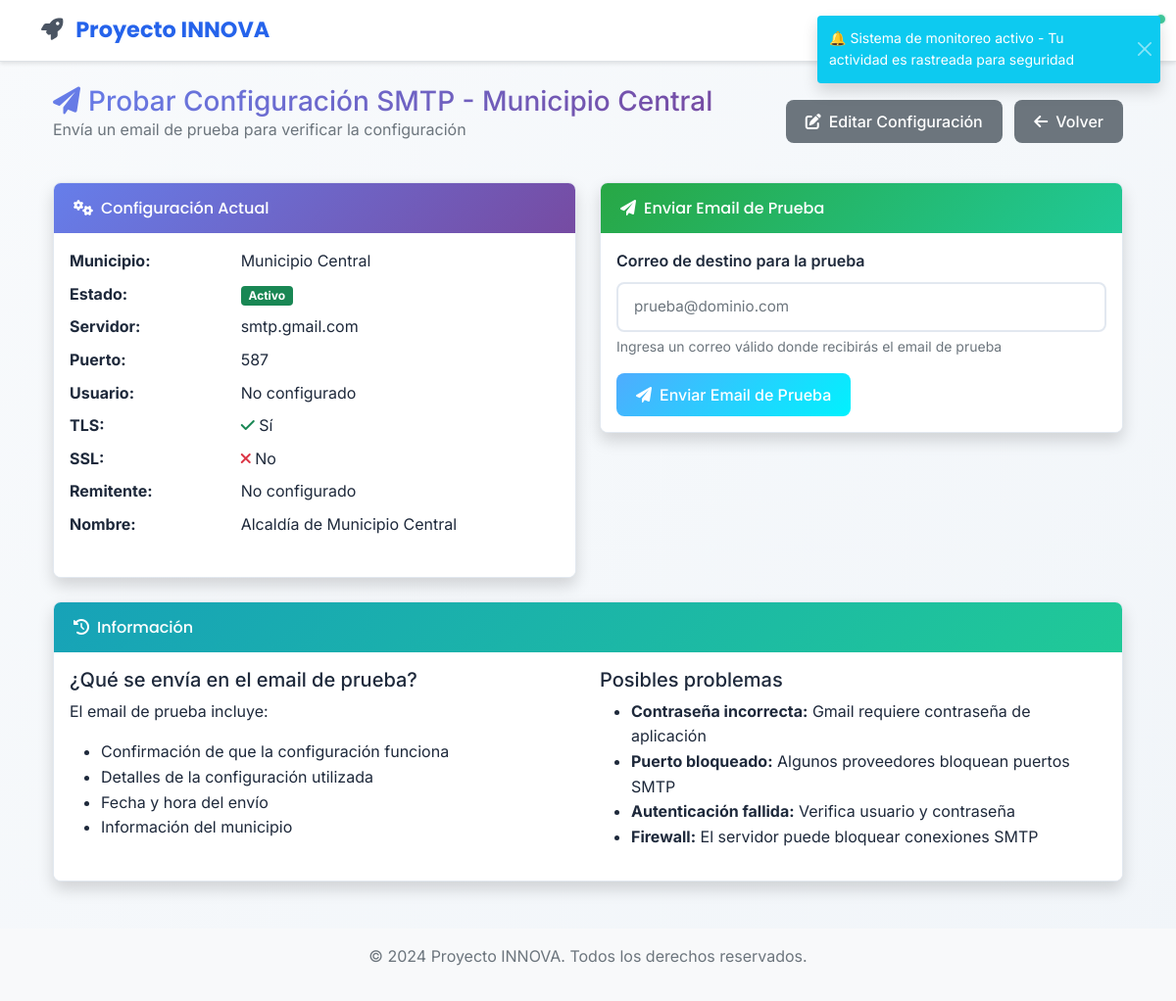
The page /admin/smtp-config/Municipio Central/test (signed in) on the database its author committed.
### app/models/smtp_config.py (models this page shows, shortened)
class SMTPConfig(db.Model):
    __tablename__ = 'smtp_configs'
    id = db.Column(db.Integer, primary_key=True)
    municipality = db.Column(db.String(100), nullable=False, unique=True, index=True)  # Municipio asociado
    smtp_server = db.Column(db.String(100), nullable=False)
    smtp_port = db.Column(db.Integer, nullable=False, default=587)
    smtp_username = db.Column(db.String(100), nullable=False)
    smtp_password = db.Column(db.String(200), nullable=False)  # Encriptado en producción
    use_tls = db.Column(db.Boolean, default=True)
    use_ssl = db.Column(db.Boolean, default=False)
    sender_email = db.Column(db.String(120), nullable=False)
    sender_name = db.Column(db.String(100), nullable=False)
    is_active = db.Column(db.Boolean, default=True)
    created_at = db.Column(db.DateTime, default=datetime.utcnow)
    updated_at = db.Column(db.DateTime, default=datetime.utcnow, onupdate=datetime.utcnow)
    @classmethod
    def get_by_municipality(cls, municipality):
        return cls.query.filter_by(municipality=municipality, is_active=True).first()

### app/views/admin.py (the view, shortened to what this page needs)
@admin_bp.route('/smtp-config/<municipality>/test', methods=['GET', 'POST'])
@login_required
def test_smtp_config(municipality):
    from app.forms.smtp import TestEmailForm
    smtp_config = SMTPConfig.get_by_municipality(municipality)
    if not smtp_config:
        flash('Configuración SMTP no encontrada.', 'error')
        return redirect(url_for('admin.smtp_config_list'))
    form = TestEmailForm()
    return render_template('admin/test_smtp_config.html', title=f'Probar SMTP - {municipality}',
                         form=form, smtp_config=smtp_config)

### app/forms/smtp.py
class TestEmailForm(FlaskForm):
    test_email = StringField('Correo de Prueba',
                           validators=[DataRequired(), Email()],
                           render_kw={"class": "form-control", "placeholder": "prueba@dominio.com"})
    submit = SubmitField('Enviar Email de Prueba',
                        render_kw={"class": "btn btn-success"})

### app/models/user.py (called while the page is built)
    def is_admin(self):
        if self.active_roles:
            admin_names = ['admin', 'administrador']
            return any(ur.role.name.lower() in admin_names for ur in self.active_roles)
        return self.legacy_role == 'admin'

### app/views/admin.py (called while the page is built)
@admin_bp.before_request
@login_required
def require_admin():
    if not current_user.is_admin():
        flash('Acceso denegado. Se requieren permisos de administrador.', 'error')
        return redirect(url_for('main.dashboard'))

### app/templates/admin/test_smtp_config.html (shortened to what this page needs)
{% extends "base.html" %}
{% block content %}
<div class="container-fluid">
    <div class="d-flex justify-content-between align-items-center mb-4">
        <div>
            <h1 class="h3 mb-0" style="background: linear-gradient(135deg, #667eea 0%, #764ba2 100%); -webkit-background-clip: text; -webkit-text-fill-color: transparent; background-clip: text;">
                <i class="fas fa-paper-plane me-2"></i>Probar Configuración SMTP - {{ smtp_config.municipality }}
            </h1>
            <p class="text-muted">Envía un email de prueba para verificar la configuración</p>
        </div>
        <div>
            <a href="{{ url_for('admin.edit_smtp_config', municipality=smtp_config.municipality) }}" class="btn btn-secondary me-2">
                <i class="fas fa-edit me-2"></i>Editar Configuración
            </a>
            <a href="{{ url_for('admin.smtp_config_list') }}" class="btn btn-secondary">
                <i class="fas fa-arrow-left me-2"></i>Volver
            </a>
        </div>
    </div>
    <div class="row">
        <div class="col-md-6">
            <div class="card shadow mb-4">
                <div class="card-header py-3" style="background: linear-gradient(135deg, #667eea 0%, #764ba2 100%);">
                    <h6 class="m-0 font-weight-bold text-white">
                        <i class="fas fa-cogs me-2"></i>Configuración Actual
                    </h6>
                </div>
                <div class="card-body">
                    <dl class="row">
                        <dt class="col-sm-4">Municipio:</dt>
                        <dd class="col-sm-8">{{ smtp_config.municipality }}</dd>
                        <dt class="col-sm-4">Estado:</dt>
                        <dd class="col-sm-8">
                            {% if smtp_config.is_active %}
                                <span class="badge bg-success">Activo</span>
                            {% else %}
                                <span class="badge bg-secondary">Inactivo</span>
                            {% endif %}
                        </dd>
                        <dt class="col-sm-4">Servidor:</dt>
                        <dd class="col-sm-8">{{ smtp_config.smtp_server or 'No configurado' }}</dd>
                        <dt class="col-sm-4">Puerto:</dt>
                        <dd class="col-sm-8">{{ smtp_config.smtp_port or 'No configurado' }}</dd>
                        <dt class="col-sm-4">Usuario:</dt>
                        <dd class="col-sm-8">{{ smtp_config.smtp_username or 'No configurado' }}</dd>
                        <dt class="col-sm-4">TLS:</dt>
                        <dd class="col-sm-8">
                            {% if smtp_config.use_tls %}
                                <i class="fas fa-check text-success"></i> Sí
                            {% else %}
                                <i class="fas fa-times text-danger"></i> No
                            {% endif %}
                        </dd>
                        <dt class="col-sm-4">SSL:</dt>
                        <dd class="col-sm-8">
                            {% if smtp_config.use_ssl %}
                                <i class="fas fa-check text-success"></i> Sí
                            {% else %}
                                <i class="fas fa-times text-danger"></i> No
                            {% endif %}
                        </dd>
                        <dt class="col-sm-4">Remitente:</dt>
                        <dd class="col-sm-8">{{ smtp_config.sender_email or 'No configurado' }}</dd>
                        <dt class="col-sm-4">Nombre:</dt>
                        <dd class="col-sm-8">{{ smtp_config.sender_name or 'No configurado' }}</dd>
                    </dl>
                </div>
            </div>
        </div>
        <div class="col-md-6">
            <div class="card shadow mb-4">
                <div class="card-header py-3" style="background: linear-gradient(135deg, #28a745 0%, #20c997 100%);">
                    <h6 class="m-0 font-weight-bold text-white">
                        <i class="fas fa-paper-plane me-2"></i>Enviar Email de Prueba
                    </h6>
                </div>
                <div class="card-body">
                    {% if smtp_config.is_active and smtp_config.smtp_server %}
                        <form method="POST">
                            <div class="mb-3">
                                <label for="test_email" class="form-label">Correo de destino para la prueba</label>
                                {{ form.test_email(class="form-control") }}
                                <div class="form-text">Ingresa un correo válido donde recibirás el email de prueba</div>
                            </div>
                            <button type="submit" class="btn btn-success">
                                <i class="fas fa-paper-plane me-2"></i>Enviar Email de Prueba
                            </button>
                        </form>
                    {% endif %}
                </div>
            </div>
        </div>
    </div>
    <div class="card shadow mb-4">
        <div class="card-header py-3" style="background: linear-gradient(135deg, #17a2b8 0%, #20c997 100%);">
            <h6 class="m-0 font-weight-bold text-white">
                <i class="fas fa-history me-2"></i>Información
            </h6>
        </div>
        <div class="card-body">
            <div class="row">
                <div class="col-md-6">
                    <h5>¿Qué se envía en el email de prueba?</h5>
                    <p>El email de prueba incluye:</p>
                    <ul>
                        <li>Confirmación de que la configuración funciona</li>
                        <li>Detalles de la configuración utilizada</li>
                        <li>Fecha y hora del envío</li>
                        <li>Información del municipio</li>
                    </ul>
                </div>
                <div class="col-md-6">
                    <h5>Posibles problemas</h5>
                    <ul>
                        <li><strong>Contraseña incorrecta:</strong> Gmail requiere contraseña de aplicación</li>
                        <li><strong>Puerto bloqueado:</strong> Algunos proveedores bloquean puertos SMTP</li>
                        <li><strong>Autenticación fallida:</strong> Verifica usuario y contraseña</li>
                        <li><strong>Firewall:</strong> El servidor puede bloquear conexiones SMTP</li>
                    </ul>
                </div>
            </div>
        </div>
    </div>
</div>
{% endblock %}

### app/static/css/style.css (style rules this page uses)
:root { --primary-color: #2563eb; --primary-dark: #1d4ed8; --primary-light: #3b82f6; --secondary-color: #64748b; --success-color: #10b981; --warning-color: #f59e0b; --danger-color: #ef4444; --info-color: #06b6d4; --bg-primary: #ffffff; --bg-secondary: #f8fafc; --bg-tertiary: #f1f5f9; --bg-gradient: linear-gradient(135deg, #667eea 0%, #764ba2 100%); --text-primary: #1e293b; --text-secondary: #64748b; --text-muted: #94a3b8; --border-color: #e2e8f0; --shadow: 0 1px 3px 0 rgba(0, 0, 0, 0.1), 0 1px 2px 0 rgba(0, 0, 0, 0.06); --shadow-lg: 0 10px 15px -3px rgba(0, 0, 0, 0.1), 0 4px 6px -2px rgba(0, 0, 0, 0.05); --border-radius: 8px; --border-radius-lg: 12px; }
body { background: linear-gradient(135deg, #f8fafc 0%, #f1f5f9 100%); min-height: 100vh; font-family: 'Inter', -apple-system, BlinkMacSystemFont, 'Segoe UI', Roboto, sans-serif; color: var(--text-primary); line-height: 1.6; }
.card { border: 1px solid var(--border-color); border-radius: var(--border-radius); box-shadow: var(--shadow); background: var(--bg-primary); transition: all 0.3s ease; overflow: hidden; }
.card-header { background: var(--primary-color); color: white; border: none; font-family: 'Poppins', sans-serif; font-weight: 600; padding: 1rem 1.25rem; }
.card-body { background: var(--bg-primary); }
.btn { border-radius: var(--border-radius); font-family: 'Inter', sans-serif; font-weight: 500; padding: 0.625rem 1.25rem; transition: all 0.2s ease; border: none; position: relative; overflow: hidden; }
.btn-success { background: var(--success-color); color: white; }
.form-control { border-radius: var(--border-radius); border: 2px solid var(--border-color); background: var(--bg-primary); font-family: 'Inter', sans-serif; font-size: 0.95rem; padding: 0.75rem 1rem; transition: all 0.3s cubic-bezier(0.4, 0, 0.2, 1); }
.form-label { font-family: 'Inter', sans-serif; font-weight: 600; color: var(--text-primary); margin-bottom: 0.5rem; }
.btn-success { background: linear-gradient(135deg, #4facfe 0%, #00f2fe 100%); color: white; position: relative; overflow: hidden; }
.btn-success::before { content: ''; position: absolute; top: 0; left: -100%; width: 100%; height: 100%; background: linear-gradient(90deg, transparent, rgba(255, 255, 255, 0.2), transparent); transition: left 0.5s; }
.card-header { background: linear-gradient(135deg, #667eea 0%, #764ba2 100%); color: white; border: none; font-family: 'Poppins', sans-serif; font-weight: 600; padding: 1rem 1.25rem; position: relative; overflow: hidden; }
.card-header::before { content: ''; position: absolute; top: 0; left: -100%; width: 100%; height: 100%; background: linear-gradient(90deg, transparent, rgba(255, 255, 255, 0.1), transparent); transition: left 0.7s; }

### rows shown on the page
SMTPConfig: municipality "Municipio Central", smtp_server "smtp.gmail.com", smtp_port "587", smtp_username "No configurado", sender_email "No configurado", sender_name "Alcaldía de Municipio Central"
